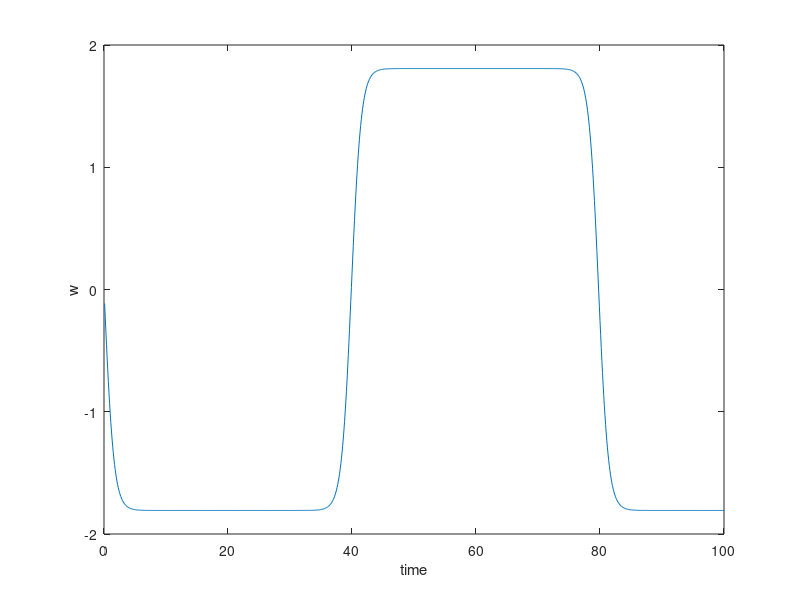

Reproduce this figure in MATLAB.
%Solve Euler's Equation numercailly 
n=1;
A=1.4;
B=1;
C=0.7;
t0=0;
tn=100;
%step size h
step=0.1;
U0=1;
V0=0;
W0=1.632993162;
m=(tn-t0)/step;
f=@(t,V,W)((B-C)*V*W/A);
g=@(t,U,W)((C-A)*W*U/B);
h=@(t,U,V)((A-B)*U*V/C);
w1=zeros(1,m);
w2=zeros(1,m);
w3=zeros(1,m);
t=zeros(1,m);
E=0.5*A*U0^2+0.5*B*V0^2+0.5*C*W0^2;
H=sqrt(A^2*U0^2+B^2*V0^2+C^2*W0^2);
display([E,H^2])

%4-stage explicit RK methods 
while n<m+1
    t1=t0+step;
    a1=f(t0,V0,W0);
    b1=g(t0,U0,W0);
    c1=h(t0,U0,V0);
   
    a2=f(t0+0.5*step,V0+0.5*step*b1,W0+0.5*step*c1);
    b2=g(t0+0.5*step,U0+0.5*step*a1,W0+0.5*step*c1);
    c2=h(t0+0.5*step,U0+0.5*step*a1,V0+0.5*step*b1);
    
    a3=f(t0+0.5*step,V0+0.5*step*b2,W0+0.5*step*c2);
    b3=g(t0+0.5*step,U0+0.5*step*a2,W0+0.5*step*c2);
    c3=h(t0+0.5*step,U0+0.5*step*a2,V0+0.5*step*b2);
    
    a4=f(t0+step,V0+step*b3,W0+step*c3);
    b4=g(t0+step,U0+step*a3,W0+step*c3);
    c4=h(t0+step,U0+step*a3,V0+step*b3);
    
    U1=U0+step*(a1/6+a2/3+a3/3+a4/6);
    V1=V0+step*(b1/6+b2/3+b3/3+b4/6);
    W1=W0+step*(c1/6+c2/3+c3/3+c4/6);
    t(n)=t1;
    w1(n)=U1;
    w2(n)=V1;
    w3(n)=W1;
    plot(t,w2)
xlabel('time')
ylabel('w')

t0=t1;
U0=U1;
V0=V1;
W0=W1;
n=n+1;
end
   
E=0.5*A*U1^2+0.5*B*V1^2+0.5*C*W1^2;
H=sqrt(A^2*U1^2+B^2*V1^2+C^2*W1^2);
display([E,H^2])

  